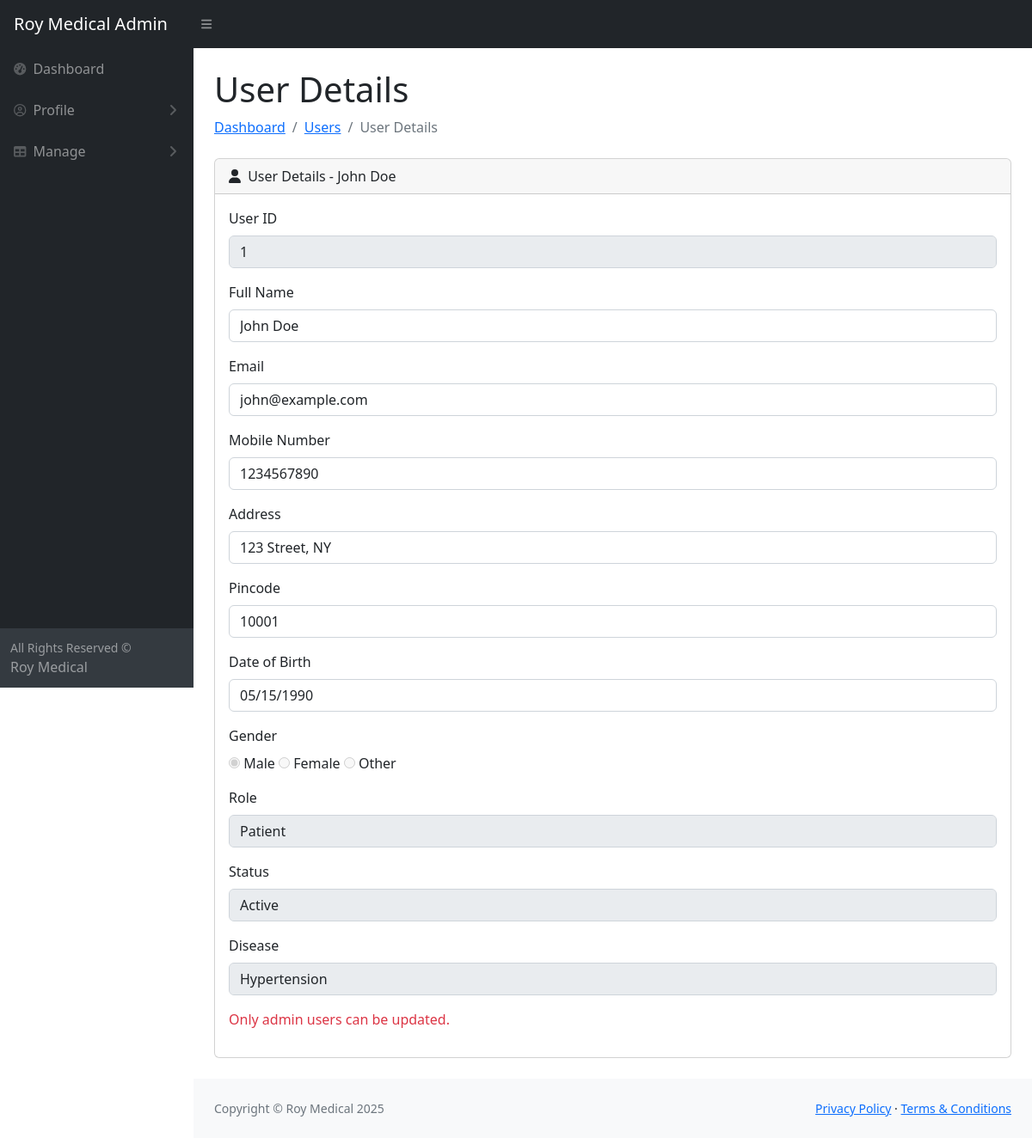
Screenshot of /admin/manage-users/update_details.php?id=1 with the database file from the repository.
### tables this page shows
CREATE TABLE patients (
    id INT PRIMARY KEY AUTO_INCREMENT,
    user_id INT UNIQUE,
    disease VARCHAR(255),
    FOREIGN KEY (user_id) REFERENCES users(id) ON DELETE CASCADE
);

CREATE TABLE users (
    id INT PRIMARY KEY AUTO_INCREMENT,
    name VARCHAR(255),
    email VARCHAR(255) UNIQUE,
    password VARCHAR(255),
    mobile_number VARCHAR(20) UNIQUE,
    address TEXT,
    pincode VARCHAR(10),
    dob DATE,
    gender ENUM('Male', 'Female', 'Other'),
    is_active BOOLEAN DEFAULT TRUE,
    role ENUM('Admin', 'Doctor', 'Patient')
);

### admin/manage-users/update_details.php (the view, shortened to what this page needs)
<?php
include "../includes/header.php";
include "../includes/nav.php";
include "../../includes/db.php";
$user_id = mysqli_real_escape_string($conn, $_GET['id']);
$query = "
    SELECT
        u.id, u.name, u.email, u.mobile_number, u.address, u.pincode, u.dob, u.gender, u.is_active, u.role,
        p.disease AS patient_disease,
        d.qualification AS doctor_qualification, d.availability, d.visit_fee
    FROM users u
    LEFT JOIN patients p ON u.id = p.user_id
    LEFT JOIN doctors d ON u.id = d.user_id
    WHERE u.id = $user_id
";
$result = mysqli_query($conn, $query);
$user = mysqli_fetch_assoc($result);
?>
<main>
    <div class="container-fluid px-4">
        <h1 class="mt-4">User Details</h1>
        <ol class="breadcrumb mb-4">
            <li class="breadcrumb-item"><a href="/rm/admin/index.php">Dashboard</a></li>
            <li class="breadcrumb-item"><a href="index.php">Users</a></li>
            <li class="breadcrumb-item active">User Details</li>
        </ol>
        <div class="card mb-4">
            <div class="card-header">
                <i class="fas fa-user me-1"></i>
                User Details - <?= htmlspecialchars($user['name']); ?>
            </div>
            <div class="card-body">
                <form action="update_details.php?id=<?= $user_id ?>" method="POST">
                    <div class="mb-3">
                        <label class="form-label">User ID</label>
                        <input type="text" class="form-control" value="<?= $user['id']; ?>" disabled>
                    </div>
                    <div class="mb-3">
                        <label class="form-label">Full Name</label>
                        <input type="text" class="form-control" name="name" value="<?= htmlspecialchars($user['name'] ?? ''); ?>" <?= ($user['role'] === 'Admin') ? '' : 'readonly'; ?> required>
                    </div>
                    <div class="mb-3">
                        <label class="form-label">Email</label>
                        <input type="email" class="form-control" name="email" value="<?= htmlspecialchars($user['email'] ?? ''); ?>" <?= ($user['role'] === 'Admin') ? '' : 'readonly'; ?> required>
                    </div>
                    <div class="mb-3">
                        <label class="form-label">Mobile Number</label>
                        <input type="text" class="form-control" name="mobile_number" value="<?= htmlspecialchars($user['mobile_number'] ?? ''); ?>" <?= ($user['role'] === 'Admin') ? '' : 'readonly'; ?> required>
                    </div>
                    <div class="mb-3">
                        <label class="form-label">Address</label>
                        <input type="text" class="form-control" name="address" value="<?= htmlspecialchars($user['address'] ?? ''); ?>" <?= ($user['role'] === 'Admin') ? '' : 'readonly'; ?>>
                    </div>
                    <div class="mb-3">
                        <label class="form-label">Pincode</label>
                        <input type="text" class="form-control" name="pincode" value="<?= htmlspecialchars($user['pincode'] ?? ''); ?>" <?= ($user['role'] === 'Admin') ? '' : 'readonly'; ?>>
                    </div>
                    <div class="mb-3">
                        <label class="form-label">Date of Birth</label>
                        <input type="date" class="form-control" name="dob" value="<?= htmlspecialchars($user['dob'] ?? ''); ?>" <?= ($user['role'] === 'Admin') ? '' : 'readonly'; ?>>
                    </div>
                    <div class="mb-3">
                        <label class="form-label">Gender</label>
                        <div>
                            <input type="radio" id="male" name="gender" value="Male" <?= ($user['gender'] === 'Male') ? 'checked' : ''; ?> <?= ($user['role'] === 'Admin') ? '' : 'disabled'; ?>>
                            <label for="male">Male</label>
                            <input type="radio" id="female" name="gender" value="Female" <?= ($user['gender'] === 'Female') ? 'checked' : ''; ?> <?= ($user['role'] === 'Admin') ? '' : 'disabled'; ?>>
                            <label for="female">Female</label>
                            <input type="radio" id="other" name="gender" value="Other" <?= ($user['gender'] === 'Other') ? 'checked' : ''; ?> <?= ($user['role'] === 'Admin') ? '' : 'disabled'; ?>>
                            <label for="other">Other</label>
                        </div>
                    </div>
                    <div class="mb-3">
                        <label class="form-label">Role</label>
                        <input type="text" class="form-control" value="<?= $user['role']; ?>" disabled>
                    </div>
                    <div class="mb-3">
                        <label class="form-label">Status</label>
                        <input type="text" class="form-control" value="<?= $user['is_active'] ? 'Active' : 'Inactive'; ?>" disabled>
                    </div>
                    <?php if ($user['role'] === 'Patient') : ?>
                        <div class="mb-3">
                            <label class="form-label">Disease</label>
                            <input type="text" class="form-control" value="<?= htmlspecialchars($user['patient_disease'] ?? ''); ?>" disabled>
                        </div>
                    <?php endif; ?>
                    <?php if ($user['role'] === 'Admin') : ?>
                        <button type="submit" class="btn btn-primary">Update User</button>
                    <?php else : ?>
                        <p class="text-danger">Only admin users can be updated.</p>
                    <?php endif; ?>
                </form>
            </div>
        </div>
    </div>
</main>
<?php include "../includes/footer.php"; ?>

### rows the page displays
patients: user.name "John Doe", user "1", name "John Doe", email "john@example.com", mobile_number "1234567890", address "123 Street, NY", pincode "10001", dob "05/15/1990", user.role "Patient", disease "Hypertension"
users: role "☑ Male", role "☐ Female", role "☐ Other", is_active "Active"
